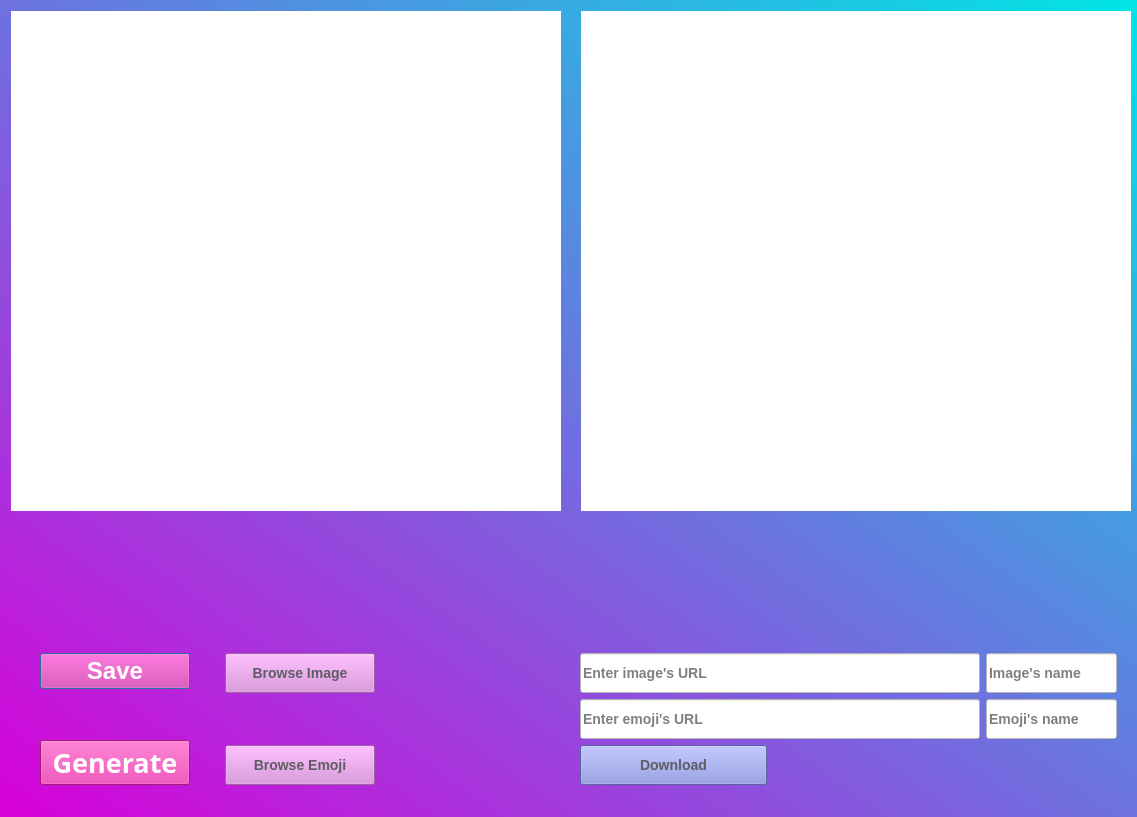
<?xml version="1.0" encoding="UTF-8"?>
<ui version="4.0">
 <class>Dialog</class>
 <widget class="QDialog" name="Dialog">
  <property name="geometry">
   <rect>
    <x>0</x>
    <y>0</y>
    <width>1137</width>
    <height>817</height>
   </rect>
  </property>
  <property name="minimumSize">
   <size>
    <width>1136</width>
    <height>700</height>
   </size>
  </property>
  <property name="maximumSize">
   <size>
    <width>1500</width>
    <height>900</height>
   </size>
  </property>
  <property name="font">
   <font>
    <pointsize>26</pointsize>
    <weight>75</weight>
    <bold>true</bold>
   </font>
  </property>
  <property name="windowTitle">
   <string>Dialog</string>
  </property>
  <property name="styleSheet">
   <string notr="true">background:qlineargradient(x1:0, y1:1, x2:1, y2:0, stop:0 #D900D9, stop:1 #00E5E5)</string>
  </property>
  <layout class="QVBoxLayout" name="verticalLayout_4">
   <item>
    <layout class="QHBoxLayout" name="horizontalLayout">
     <property name="bottomMargin">
      <number>10</number>
     </property>
     <item>
      <layout class="QHBoxLayout" name="horizontalLayout_3"/>
     </item>
     <item>
      <widget class="QLabel" name="original_image">
       <property name="minimumSize">
        <size>
         <width>550</width>
         <height>500</height>
        </size>
       </property>
       <property name="styleSheet">
        <string notr="true">background-color: white;</string>
       </property>
       <property name="text">
        <string/>
       </property>
      </widget>
     </item>
     <item>
      <spacer name="verticalSpacer">
       <property name="orientation">
        <enum>Qt::Vertical</enum>
       </property>
       <property name="sizeHint" stdset="0">
        <size>
         <width>20</width>
         <height>40</height>
        </size>
       </property>
      </spacer>
     </item>
     <item>
      <spacer name="horizontalSpacer">
       <property name="orientation">
        <enum>Qt::Horizontal</enum>
       </property>
       <property name="sizeHint" stdset="0">
        <size>
         <width>40</width>
         <height>20</height>
        </size>
       </property>
      </spacer>
     </item>
     <item>
      <widget class="QLabel" name="res_image">
       <property name="minimumSize">
        <size>
         <width>550</width>
         <height>500</height>
        </size>
       </property>
       <property name="styleSheet">
        <string notr="true">background-color: white;</string>
       </property>
       <property name="text">
        <string/>
       </property>
      </widget>
     </item>
    </layout>
   </item>
   <item>
    <spacer name="verticalSpacer_2">
     <property name="orientation">
      <enum>Qt::Vertical</enum>
     </property>
     <property name="sizeHint" stdset="0">
      <size>
       <width>20</width>
       <height>30</height>
      </size>
     </property>
    </spacer>
   </item>
   <item>
    <layout class="QHBoxLayout" name="horizontalLayout_2">
     <item>
      <spacer name="horizontalSpacer_5">
       <property name="orientation">
        <enum>Qt::Horizontal</enum>
       </property>
       <property name="sizeHint" stdset="0">
        <size>
         <width>40</width>
         <height>20</height>
        </size>
       </property>
      </spacer>
     </item>
     <item>
      <layout class="QVBoxLayout" name="verticalLayout_2">
       <property name="bottomMargin">
        <number>21</number>
       </property>
       <item>
        <widget class="QPushButton" name="save_button">
         <property name="minimumSize">
          <size>
           <width>150</width>
           <height>0</height>
          </size>
         </property>
         <property name="font">
          <font>
           <pointsize>18</pointsize>
           <weight>75</weight>
           <bold>true</bold>
          </font>
         </property>
         <property name="styleSheet">
          <string notr="true">background-color: #de2aa2;
color: white;
</string>
         </property>
         <property name="text">
          <string>Save</string>
         </property>
        </widget>
       </item>
       <item>
        <spacer name="verticalSpacer_4">
         <property name="orientation">
          <enum>Qt::Vertical</enum>
         </property>
         <property name="sizeHint" stdset="0">
          <size>
           <width>20</width>
           <height>40</height>
          </size>
         </property>
        </spacer>
       </item>
       <item>
        <widget class="QPushButton" name="generate_button">
         <property name="enabled">
          <bool>true</bool>
         </property>
         <property name="minimumSize">
          <size>
           <width>0</width>
           <height>40</height>
          </size>
         </property>
         <property name="font">
          <font>
           <family>Ubuntu Mono</family>
           <pointsize>20</pointsize>
           <weight>75</weight>
           <bold>true</bold>
          </font>
         </property>
         <property name="styleSheet">
          <string notr="true">background-color: #de2aa2;
color: white;
</string>
         </property>
         <property name="text">
          <string>Generate</string>
         </property>
        </widget>
       </item>
      </layout>
     </item>
     <item>
      <spacer name="horizontalSpacer_4">
       <property name="orientation">
        <enum>Qt::Horizontal</enum>
       </property>
       <property name="sizeHint" stdset="0">
        <size>
         <width>40</width>
         <height>20</height>
        </size>
       </property>
      </spacer>
     </item>
     <item>
      <layout class="QVBoxLayout" name="verticalLayout">
       <property name="topMargin">
        <number>0</number>
       </property>
       <property name="bottomMargin">
        <number>21</number>
       </property>
       <item>
        <widget class="QPushButton" name="browse_image_button">
         <property name="minimumSize">
          <size>
           <width>150</width>
           <height>40</height>
          </size>
         </property>
         <property name="maximumSize">
          <size>
           <width>180</width>
           <height>40</height>
          </size>
         </property>
         <property name="styleSheet">
          <string notr="true">color: rgb(94, 92, 100);
background-color: rgb(220, 138, 221);
font-size:14px;</string>
         </property>
         <property name="text">
          <string>Browse Image</string>
         </property>
         <property name="checkable">
          <bool>false</bool>
         </property>
         <property name="autoRepeat">
          <bool>false</bool>
         </property>
         <property name="autoExclusive">
          <bool>false</bool>
         </property>
        </widget>
       </item>
       <item>
        <spacer name="verticalSpacer_3">
         <property name="orientation">
          <enum>Qt::Vertical</enum>
         </property>
         <property name="sizeHint" stdset="0">
          <size>
           <width>20</width>
           <height>40</height>
          </size>
         </property>
        </spacer>
       </item>
       <item>
        <widget class="QPushButton" name="browse_emoji_button">
         <property name="minimumSize">
          <size>
           <width>150</width>
           <height>40</height>
          </size>
         </property>
         <property name="maximumSize">
          <size>
           <width>180</width>
           <height>40</height>
          </size>
         </property>
         <property name="styleSheet">
          <string notr="true">color: rgb(94, 92, 100);
background-color: rgb(220, 138, 221);
font-size:14px;
</string>
         </property>
         <property name="text">
          <string>Browse Emoji</string>
         </property>
        </widget>
       </item>
      </layout>
     </item>
     <item>
      <spacer name="horizontalSpacer_2">
       <property name="orientation">
        <enum>Qt::Horizontal</enum>
       </property>
       <property name="sizeHint" stdset="0">
        <size>
         <width>40</width>
         <height>20</height>
        </size>
       </property>
      </spacer>
     </item>
     <item>
      <layout class="QVBoxLayout" name="verticalLayout_6">
       <property name="leftMargin">
        <number>170</number>
       </property>
       <property name="bottomMargin">
        <number>21</number>
       </property>
       <item>
        <layout class="QHBoxLayout" name="horizontalLayout_7">
         <item>
          <widget class="QLineEdit" name="image_description">
           <property name="minimumSize">
            <size>
             <width>400</width>
             <height>40</height>
            </size>
           </property>
           <property name="maximumSize">
            <size>
             <width>16777215</width>
             <height>40</height>
            </size>
           </property>
           <property name="autoFillBackground">
            <bool>false</bool>
           </property>
           <property name="styleSheet">
            <string notr="true">background-color: white;
color: black;
gridline-color: rgb(186, 205, 168);
font-size:14px;

</string>
           </property>
           <property name="text">
            <string/>
           </property>
           <property name="maxLength">
            <number>100</number>
           </property>
           <property name="dragEnabled">
            <bool>false</bool>
           </property>
           <property name="readOnly">
            <bool>false</bool>
           </property>
           <property name="placeholderText">
            <string>Enter image's URL</string>
           </property>
           <property name="clearButtonEnabled">
            <bool>false</bool>
           </property>
          </widget>
         </item>
         <item>
          <widget class="QLineEdit" name="image_name">
           <property name="maximumSize">
            <size>
             <width>16777215</width>
             <height>40</height>
            </size>
           </property>
           <property name="autoFillBackground">
            <bool>false</bool>
           </property>
           <property name="styleSheet">
            <string notr="true">background-color: white;
color: black;
gridline-color: rgb(186, 205, 168);
font-size:14px;

</string>
           </property>
           <property name="placeholderText">
            <string>Image's name</string>
           </property>
          </widget>
         </item>
        </layout>
       </item>
       <item>
        <layout class="QHBoxLayout" name="horizontalLayout_8">
         <item>
          <widget class="QLineEdit" name="emoji_description">
           <property name="minimumSize">
            <size>
             <width>400</width>
             <height>40</height>
            </size>
           </property>
           <property name="maximumSize">
            <size>
             <width>16777215</width>
             <height>40</height>
            </size>
           </property>
           <property name="styleSheet">
            <string notr="true">background-color: white;
color: black;
gridline-color: rgb(186, 205, 168);
font-size:14px;</string>
           </property>
           <property name="placeholderText">
            <string>Enter emoji's URL</string>
           </property>
          </widget>
         </item>
         <item>
          <widget class="QLineEdit" name="emoji_name">
           <property name="minimumSize">
            <size>
             <width>0</width>
             <height>40</height>
            </size>
           </property>
           <property name="styleSheet">
            <string notr="true">background-color: white;
color: black;
gridline-color: rgb(186, 205, 168);
font-size:14px;

</string>
           </property>
           <property name="placeholderText">
            <string>Emoji's name</string>
           </property>
          </widget>
         </item>
        </layout>
       </item>
       <item>
        <layout class="QHBoxLayout" name="horizontalLayout_11">
         <property name="rightMargin">
          <number>350</number>
         </property>
         <item>
          <widget class="QPushButton" name="download_button">
           <property name="minimumSize">
            <size>
             <width>0</width>
             <height>40</height>
            </size>
           </property>
           <property name="maximumSize">
            <size>
             <width>200</width>
             <height>40</height>
            </size>
           </property>
           <property name="styleSheet">
            <string notr="true">color: rgb(94, 92, 100);
background-color: #818adb;
font-size:14px;
</string>
           </property>
           <property name="text">
            <string>Download</string>
           </property>
           <property name="default">
            <bool>false</bool>
           </property>
           <property name="flat">
            <bool>false</bool>
           </property>
          </widget>
         </item>
        </layout>
       </item>
      </layout>
     </item>
     <item>
      <spacer name="horizontalSpacer_3">
       <property name="orientation">
        <enum>Qt::Horizontal</enum>
       </property>
       <property name="sizeHint" stdset="0">
        <size>
         <width>20</width>
         <height>20</height>
        </size>
       </property>
      </spacer>
     </item>
    </layout>
   </item>
  </layout>
 </widget>
 <resources/>
 <connections/>
</ui>
